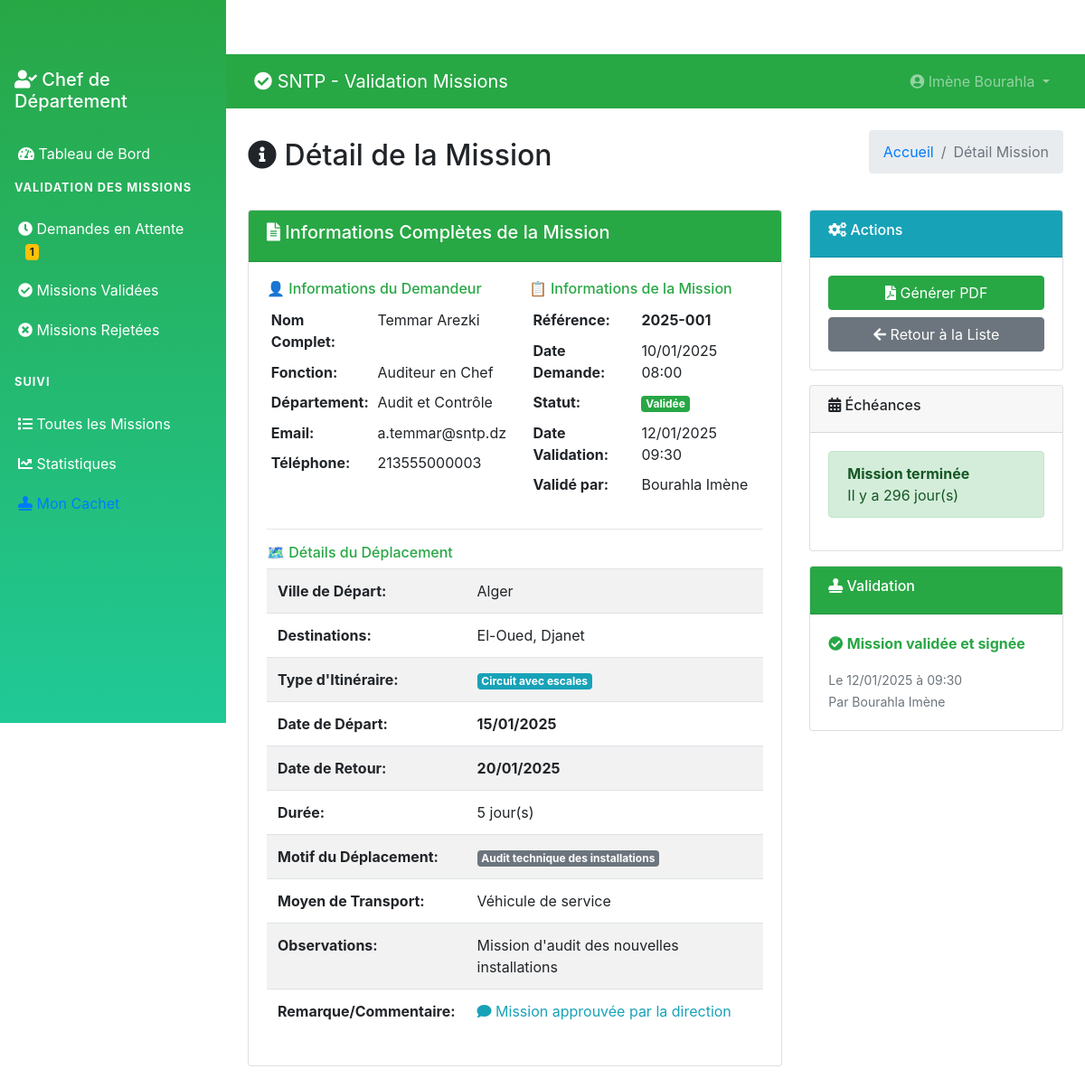
Page /chef/mission-detail.php?mid=1 (signed in) on the committed database.
### tables this page shows
CREATE TABLE `tblusers` (
  `ID` int(10) NOT NULL,
  `Nom` varchar(200) DEFAULT NULL,
  `Prenom` varchar(200) DEFAULT NULL,
  `Email` varchar(200) DEFAULT NULL,
  `Fonction` varchar(200) DEFAULT NULL,
  `Departement` varchar(200) DEFAULT NULL,
  `MobileNumber` bigint(10) DEFAULT NULL,
  `Password` varchar(200) NOT NULL,
  `Role` enum('admin','chef_departement','user') DEFAULT 'user',
  `RegDate` timestamp NULL DEFAULT current_timestamp()
);

CREATE TABLE `tblmissions` (
  `ID` int(10) NOT NULL,
  `UserID` int(5) NOT NULL,
  `SubmittedBy` int(5) DEFAULT NULL,
  `ReferenceNumber` varchar(50) DEFAULT NULL,
  `NomPrenom` varchar(400) DEFAULT NULL,
  `Fonction` varchar(200) DEFAULT NULL,
  `VilleDepart` varchar(200) DEFAULT NULL,
  `DateDepart` date DEFAULT NULL,
  `Destinations` text DEFAULT NULL,
  `ItineraireType` varchar(100) DEFAULT NULL,
  `MotifDeplacement` varchar(300) DEFAULT NULL,
  `MoyenTransport` varchar(200) DEFAULT NULL,
  `DateRetour` date DEFAULT NULL,
  `Observations` text DEFAULT NULL,
  `Status` enum('en_attente','validee','rejetee','en_cours') DEFAULT 'en_attente',
  `Remarque` text DEFAULT NULL,
  `ValidatedBy` int(5) DEFAULT NULL,
  `DateCreation` timestamp NULL DEFAULT current_timestamp(),
  `DateValidation` timestamp NULL DEFAULT NULL ON UPDATE current_timestamp()
);

### chef/mission-detail.php (the view, shortened to what this page needs)
<?php
include('../includes/config.php');
if (strlen($_SESSION['GMScid']) == 0) {
    header('location:logout.php');
} else {
    $mid = intval($_GET['mid']);
?>
<!DOCTYPE html>
<html lang="fr">
<head>
    <link href="https://cdn.jsdelivr.net/npm/bootstrap@4.6.2/dist/css/bootstrap.min.css" rel="stylesheet">
    <link href="https://cdnjs.cloudflare.com/ajax/libs/font-awesome/5.15.4/css/all.min.css" rel="stylesheet">
</head>
<body>
    <?php include_once('includes/sidebar.php'); ?>
    <div class="main-content">
        <?php include_once('includes/header.php'); ?>
        <div class="container-fluid p-4">
            <div class="d-flex justify-content-between align-items-center mb-4">
                <h2><i class="fas fa-info-circle"></i> Détail de la Mission</h2>
                <nav aria-label="breadcrumb">
                    <ol class="breadcrumb">
                        <li class="breadcrumb-item"><a href="dashboard.php">Accueil</a></li>
                        <li class="breadcrumb-item active">Détail Mission</li>
                    </ol>
                </nav>
            </div>
            <?php
            $sql = "SELECT m.*, u.Nom, u.Prenom, u.Email, u.MobileNumber, u.Departement, u.Fonction as UserFonction,
                           v.Nom as ValidatorNom, v.Prenom as ValidatorPrenom, v.Fonction as ValidatorFonction
                    FROM tblmissions m
                    JOIN tblusers u ON m.UserID = u.ID
                    LEFT JOIN tblusers v ON m.ValidatedBy = v.ID
                    WHERE m.ID = :mid";
            $query = $dbh->prepare($sql);
            $query->bindParam(':mid', $mid, PDO::PARAM_STR);
            $query->execute();
            $mission = $query->fetch(PDO::FETCH_OBJ);
            if($query->rowCount() > 0) {
            ?>
            <div class="row">
                <div class="col-lg-8">
                    <div class="card">
                        <div class="card-header bg-success text-white">
                            <h5><i class="fas fa-file-alt"></i> Informations Complètes de la Mission</h5>
                        </div>
                        <div class="card-body">
                            <div class="row">
                                <div class="col-md-6">
                                    <h6 class="text-success">👤 Informations du Demandeur</h6>
                                    <table class="table table-sm table-borderless">
                                        <tr><th width="120">Nom Complet:</th><td><?php echo htmlentities($mission->Nom . ' ' . $mission->Prenom); ?></td></tr>
                                        <tr><th>Fonction:</th><td><?php echo htmlentities($mission->UserFonction); ?></td></tr>
                                        <tr><th>Département:</th><td><?php echo htmlentities($mission->Departement); ?></td></tr>
                                        <tr><th>Email:</th><td><?php echo htmlentities($mission->Email); ?></td></tr>
                                        <tr><th>Téléphone:</th><td><?php echo htmlentities($mission->MobileNumber ?: 'Non renseigné'); ?></td></tr>
                                    </table>
                                </div>
                                <div class="col-md-6">
                                    <h6 class="text-success">📋 Informations de la Mission</h6>
                                    <table class="table table-sm table-borderless">
                                        <tr><th width="120">Référence:</th><td><strong><?php echo htmlentities($mission->ReferenceNumber); ?></strong></td></tr>
                                        <tr><th>Date Demande:</th><td><?php echo date('d/m/Y H:i', strtotime($mission->DateCreation)); ?></td></tr>
                                        <tr><th>Statut:</th><td>
                                            <?php if($mission->Status == 'en_attente') { ?>
                                                <span class="badge badge-warning">En attente</span>
                                            <?php } elseif($mission->Status == 'validee') { ?>
                                                <span class="badge badge-success">Validée</span>
                                            <?php } elseif($mission->Status == 'rejetee') { ?>
                                                <span class="badge badge-danger">Rejetée</span>
                                            <?php } else { ?>
                                                <span class="badge badge-info">En cours</span>
                                            <?php } ?>
                                        </td></tr>
                                        <?php if($mission->DateValidation) { ?>
                                        <tr><th>Date Validation:</th><td><?php echo date('d/m/Y H:i', strtotime($mission->DateValidation)); ?></td></tr>
                                        <?php } ?>
                                        <?php if($mission->ValidatorNom) { ?>
                                        <tr><th>Validé par:</th><td><?php echo htmlentities($mission->ValidatorNom . ' ' . $mission->ValidatorPrenom); ?></td></tr>
                                        <?php } ?>
                                    </table>
                                </div>
                            </div>
                            <hr>
                            <h6 class="text-success">🗺️ Détails du Déplacement</h6>
                            <div class="table-responsive">
                                <table class="table table-striped">
                                    <tr>
                                        <th width="200">Ville de Départ:</th>
                                        <td><?php echo htmlentities($mission->VilleDepart); ?></td>
                                    </tr>
                                    <tr>
                                        <th>Destinations:</th>
                                        <td><?php echo htmlentities($mission->Destinations); ?></td>
                                    </tr>
                                    <tr>
                                        <th>Type d'Itinéraire:</th>
                                        <td>
                                            <span class="badge badge-info">
                                                <?php echo htmlentities($mission->ItineraireType); ?>
                                            </span>
                                        </td>
                                    </tr>
                                    <tr>
                                        <th>Date de Départ:</th>
                                        <td><strong><?php echo date('d/m/Y', strtotime($mission->DateDepart)); ?></strong></td>
                                    </tr>
                                    <tr>
                                        <th>Date de Retour:</th>
                                        <td><strong><?php echo date('d/m/Y', strtotime($mission->DateRetour)); ?></strong></td>
                                    </tr>
                                    <tr>
                                        <th>Durée:</th>
                                        <td>
                                            <?php
                                            $dateDepart = new DateTime($mission->DateDepart);
                                            $dateRetour = new DateTime($mission->DateRetour);
                                            $duree = $dateDepart->diff($dateRetour);
                                            echo $duree->days . ' jour(s)';
                                            ?>
                                        </td>
                                    </tr>
                                    <tr>
                                        <th>Motif du Déplacement:</th>
                                        <td>
                                            <span class="badge badge-secondary">
                                                <?php echo htmlentities($mission->MotifDeplacement); ?>
                                            </span>
                                        </td>
                                    </tr>
                                    <tr>
                                        <th>Moyen de Transport:</th>
                                        <td><?php echo htmlentities($mission->MoyenTransport); ?></td>
                                    </tr>
                                    <?php if($mission->Observations) { ?>
                                    <tr>
                                        <th>Observations:</th>
                                        <td><?php echo nl2br(htmlentities($mission->Observations)); ?></td>
                                    </tr>
                                    <?php } ?>
                                    <?php if($mission->Remarque) { ?>
                                    <tr>
                                        <th>Remarque/Commentaire:</th>
                                        <td class="<?php echo $mission->Status == 'rejetee' ? 'text-danger' : 'text-info'; ?>">
                                            <i class="fas fa-comment"></i>
                                            <?php echo nl2br(htmlentities($mission->Remarque)); ?>
                                        </td>
                                    </tr>
                                    <?php } ?>
                                </table>
                            </div>
                        </div>
                    </div>
                </div>
                <div class="col-lg-4">
                    <div class="card">
                        <div class="card-header bg-info text-white">
                            <h6><i class="fas fa-cogs"></i> Actions</h6>
                        </div>
                        <div class="card-body">
                            <?php if($mission->Status == 'validee') { ?>
                            <a href="../includes/generate-pdf.php?mid=<?php echo $mission->ID; ?>"
                               class="btn btn-success btn-block" target="_blank">
                                <i class="fas fa-file-pdf"></i> Générer PDF
                            </a>
                            <?php } ?>
                            <a href="all-missions.php" class="btn btn-secondary btn-block mt-2">
                                <i class="fas fa-arrow-left"></i> Retour à la Liste
                            </a>
                        </div>
                    </div>
                    <div class="card mt-3">
                        <div class="card-header">
                            <h6><i class="fas fa-calendar-alt"></i> Échéances</h6>
                        </div>
                        <div class="card-body">
                            <?php
                            $dateDepart = new DateTime($mission->DateDepart);
                            $dateRetour = new DateTime($mission->DateRetour);
                            $aujourd_hui = new DateTime();
                            ?>
                            <?php if($dateDepart > $aujourd_hui) { ?>
                            <div class="alert alert-info alert-sm">
                                <strong>Mission dans :</strong><br>
                                <?php
                                $diff = $aujourd_hui->diff($dateDepart);
                                echo $diff->days . ' jour(s)';
                                ?>
                            </div>
                            <?php } else { ?>
                            <div class="alert alert-success alert-sm">
                                <strong>Mission terminée</strong><br>
                                Il y a <?php
                                $diff = $dateRetour->diff($aujourd_hui);
                                echo $diff->days . ' jour(s)';
                                ?>
                            </div>
                            <?php } ?>
                        </div>
                    </div>
                    <?php if($mission->Status == 'validee') { ?>
                    <div class="card mt-3">
                        <div class="card-header bg-success text-white">
                            <h6><i class="fas fa-stamp"></i> Validation</h6>
                        </div>
                        <div class="card-body">
                            <p class="text-success">
                                <i class="fas fa-check-circle"></i>
                                <strong>Mission validée et signée</strong>
                            </p>
                            <small class="text-muted">
                                Le <?php echo date('d/m/Y à H:i', strtotime($mission->DateValidation)); ?><br>
                                Par <?php echo htmlentities($mission->ValidatorNom . ' ' . $mission->ValidatorPrenom); ?>
                            </small>
                        </div>
                    </div>
                    <?php } ?>
                </div>
            </div>
            <?php } ?>
        </div>
    </div>
</body>
</html>
<?php } ?>

### chef/includes/header.php (shortened to what this page needs)
<nav class="navbar navbar-expand-lg navbar-dark bg-success">
    <div class="container-fluid">
        <a class="navbar-brand" href="dashboard.php">
            <i class="fas fa-check-circle"></i> SNTP - Validation Missions
        </a>
        <div class="collapse navbar-collapse" id="navbarNav">
            <ul class="navbar-nav ml-auto">
                <li class="nav-item dropdown">
                    <a class="nav-link dropdown-toggle" href="#" id="navbarDropdown" role="button" data-toggle="dropdown">
                        <i class="fas fa-user-circle"></i>
                        <?php
                        $cid = $_SESSION['GMScid'];
                        $sql = "SELECT Nom,Prenom FROM tblusers WHERE ID=:cid";
                        $query = $dbh->prepare($sql);
                        $query->bindParam(':cid',$cid,PDO::PARAM_STR);
                        $query->execute();
                        $result = $query->fetch(PDO::FETCH_OBJ);
                        echo htmlentities($result->Prenom . ' ' . $result->Nom);
                        ?>
                    </a>
                </li>
            </ul>
        </div>
    </div>
</nav>

### chef/includes/sidebar.php (style rules this page uses)
.main-content { margin-left: 250px; padding-top: 60px; }
.nav-link { padding: 10px 20px; border-radius: 0; transition: background-color 0.3s; }

### rows in the picture
tblusers: Prenom+Nom "Imène Bourahla"
tblmissions: UserID.Prenom "Temmar Arezki", UserID.Fonction "Auditeur en Chef", UserID.Departement "Audit et Contrôle", UserID.Email "a.temmar@sntp.dz", UserID.MobileNumber "213555000003", ReferenceNumber "2025-001", DateCreation "10/01/2025 08:00", DateValidation "12/01/2025 09:30", ValidatedBy.Prenom "Bourahla Imène", VilleDepart "Alger", Destinations "El-Oued, Djanet", ItineraireType "Circuit avec escales", DateDepart "15/01/2025", DateRetour "20/01/2025", DateDepart+DateRetour "5", MotifDeplacement "Audit technique des installations", MoyenTransport "Véhicule de service", Observations "Mission d'audit des nouvelles installations", Remarque "Mission approuvée par la direction", DateRetour "296", DateValidation "12/01/2025 à 09:30"

### other values in the picture
$pending "1"
